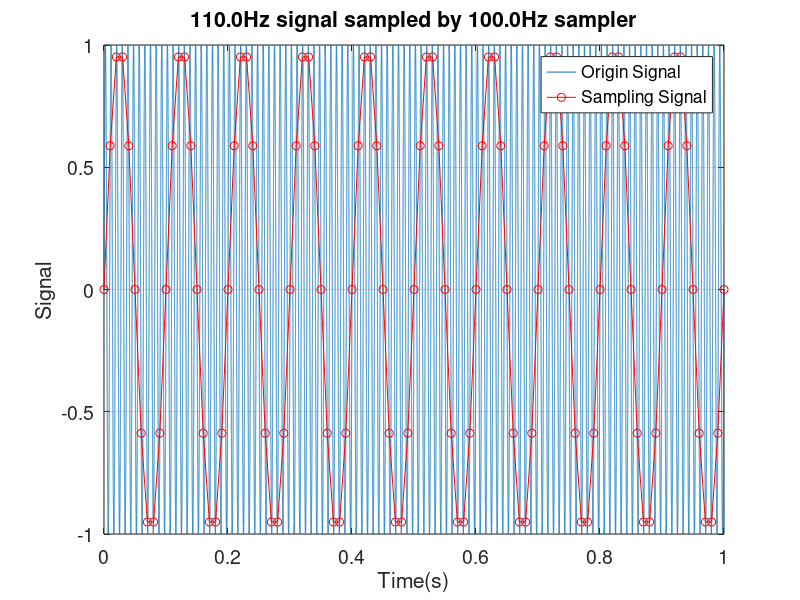

This chart was generated by the following MATLAB code:
clear all; clc;

%% Smooth Signal
t  = 0:1e-6:1;
f = 110;
y = sin(2*pi*f*t);

%% Sampled Signal
fs = 100;
Ts =1/fs;
ts = 0:Ts:1;
ys = sin(2*pi*f*ts);

figure
plot(t,y); hold on; grid on;
xlabel('Time(s)')
ylabel('Signal')

plot(ts, ys, 'ro-')
legend('Origin Signal', 'Sampling Signal')
title(sprintf('%.1fHz signal sampled by %.1fHz sampler', f , fs))
set(gca,  'FontSize', 14)